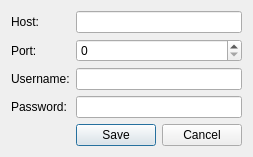
<?xml version="1.0" encoding="UTF-8"?>
<ui version="4.0">
 <class>ProxyDialog</class>
 <widget class="QDialog" name="ProxyDialog">
  <layout class="QFormLayout" name="formLayout">
   <item row="0" column="0">
    <widget class="QLabel" name="label">
     <property name="text">
      <string>Host:</string>
     </property>
    </widget>
   </item>
   <item row="0" column="1">
    <widget class="QLineEdit" name="hostLineEdit"/>
   </item>
   <item row="1" column="0">
    <widget class="QLabel" name="label_2">
     <property name="text">
      <string>Port:</string>
     </property>
    </widget>
   </item>
   <item row="1" column="1">
    <widget class="QSpinBox" name="portSpinBox">
     <property name="maximum">
      <number>65535</number>
     </property>
    </widget>
   </item>
   <item row="2" column="0">
    <widget class="QLabel" name="label_3">
     <property name="text">
      <string>Username:</string>
     </property>
    </widget>
   </item>
   <item row="2" column="1">
    <widget class="QLineEdit" name="usernameLineEdit"/>
   </item>
   <item row="3" column="0">
    <widget class="QLabel" name="label_4">
     <property name="text">
      <string>Password:</string>
     </property>
    </widget>
   </item>
   <item row="3" column="1">
    <widget class="QLineEdit" name="passwordLineEdit">
     <property name="echoMode">
      <enum>QLineEdit::Password</enum>
     </property>
    </widget>
   </item>
   <item row="4" column="1">
    <widget class="QDialogButtonBox" name="buttonBox">
     <property name="standardButtons">
      <set>QDialogButtonBox::Cancel|QDialogButtonBox::Save</set>
     </property>
    </widget>
   </item>
  </layout>
 </widget>
</ui>
